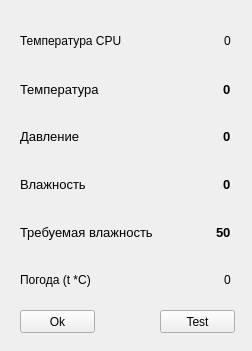
<?xml version="1.0" encoding="UTF-8"?>
<ui version="4.0">
 <class>Form</class>
 <widget class="QWidget" name="Form">
  <property name="geometry">
   <rect>
    <x>0</x>
    <y>0</y>
    <width>252</width>
    <height>351</height>
   </rect>
  </property>
  <property name="windowTitle">
   <string>Form</string>
  </property>
  <widget class="QWidget" name="verticalLayoutWidget">
   <property name="geometry">
    <rect>
     <x>20</x>
     <y>20</y>
     <width>211</width>
     <height>281</height>
    </rect>
   </property>
   <layout class="QVBoxLayout" name="verticalLayout">
    <item>
     <layout class="QHBoxLayout" name="horizontalLayout_5">
      <item>
       <widget class="QLabel" name="labelCpuTemp">
        <property name="text">
         <string>Температура CPU</string>
        </property>
       </widget>
      </item>
      <item>
       <spacer name="horizontalSpacer_5">
        <property name="orientation">
         <enum>Qt::Horizontal</enum>
        </property>
        <property name="sizeHint" stdset="0">
         <size>
          <width>40</width>
          <height>20</height>
         </size>
        </property>
       </spacer>
      </item>
      <item>
       <widget class="QLabel" name="labelCurCPU">
        <property name="text">
         <string>0</string>
        </property>
       </widget>
      </item>
     </layout>
    </item>
    <item>
     <layout class="QHBoxLayout" name="horizontalLayout_2">
      <item>
       <widget class="QLabel" name="label_5">
        <property name="font">
         <font>
          <pointsize>10</pointsize>
         </font>
        </property>
        <property name="text">
         <string>Температура</string>
        </property>
       </widget>
      </item>
      <item>
       <spacer name="horizontalSpacer">
        <property name="orientation">
         <enum>Qt::Horizontal</enum>
        </property>
        <property name="sizeHint" stdset="0">
         <size>
          <width>40</width>
          <height>20</height>
         </size>
        </property>
       </spacer>
      </item>
      <item>
       <widget class="QLabel" name="labelCurTemp">
        <property name="font">
         <font>
          <pointsize>10</pointsize>
          <weight>75</weight>
          <bold>true</bold>
         </font>
        </property>
        <property name="text">
         <string>0</string>
        </property>
       </widget>
      </item>
     </layout>
    </item>
    <item>
     <layout class="QHBoxLayout" name="horizontalLayout_3">
      <item>
       <widget class="QLabel" name="label_6">
        <property name="font">
         <font>
          <pointsize>10</pointsize>
         </font>
        </property>
        <property name="text">
         <string>Давление</string>
        </property>
       </widget>
      </item>
      <item>
       <spacer name="horizontalSpacer_2">
        <property name="orientation">
         <enum>Qt::Horizontal</enum>
        </property>
        <property name="sizeHint" stdset="0">
         <size>
          <width>40</width>
          <height>20</height>
         </size>
        </property>
       </spacer>
      </item>
      <item>
       <widget class="QLabel" name="labelCurPres">
        <property name="font">
         <font>
          <pointsize>10</pointsize>
          <weight>75</weight>
          <bold>true</bold>
         </font>
        </property>
        <property name="text">
         <string>0</string>
        </property>
       </widget>
      </item>
     </layout>
    </item>
    <item>
     <layout class="QHBoxLayout" name="horizontalLayout">
      <item>
       <widget class="QLabel" name="label_4">
        <property name="font">
         <font>
          <pointsize>10</pointsize>
         </font>
        </property>
        <property name="text">
         <string>Влажность</string>
        </property>
       </widget>
      </item>
      <item>
       <spacer name="horizontalSpacer_3">
        <property name="orientation">
         <enum>Qt::Horizontal</enum>
        </property>
        <property name="sizeHint" stdset="0">
         <size>
          <width>40</width>
          <height>20</height>
         </size>
        </property>
       </spacer>
      </item>
      <item>
       <widget class="QLabel" name="labelCurHum">
        <property name="font">
         <font>
          <pointsize>10</pointsize>
          <weight>75</weight>
          <bold>true</bold>
         </font>
        </property>
        <property name="text">
         <string>0</string>
        </property>
       </widget>
      </item>
     </layout>
    </item>
    <item>
     <layout class="QHBoxLayout" name="horizontalLayout_4">
      <item>
       <widget class="QLabel" name="label_8">
        <property name="font">
         <font>
          <pointsize>10</pointsize>
         </font>
        </property>
        <property name="text">
         <string>Требуемая влажность</string>
        </property>
       </widget>
      </item>
      <item>
       <spacer name="horizontalSpacer_4">
        <property name="orientation">
         <enum>Qt::Horizontal</enum>
        </property>
        <property name="sizeHint" stdset="0">
         <size>
          <width>40</width>
          <height>20</height>
         </size>
        </property>
       </spacer>
      </item>
      <item>
       <widget class="QLabel" name="labelNeedHum">
        <property name="font">
         <font>
          <pointsize>10</pointsize>
          <weight>75</weight>
          <bold>true</bold>
         </font>
        </property>
        <property name="text">
         <string>50</string>
        </property>
       </widget>
      </item>
     </layout>
    </item>
    <item>
     <layout class="QHBoxLayout" name="horizontalLayout_6">
      <item>
       <widget class="QLabel" name="cur_weath">
        <property name="text">
         <string>Погода (t *C)</string>
        </property>
       </widget>
      </item>
      <item>
       <spacer name="horizontalSpacer_6">
        <property name="orientation">
         <enum>Qt::Horizontal</enum>
        </property>
        <property name="sizeHint" stdset="0">
         <size>
          <width>40</width>
          <height>20</height>
         </size>
        </property>
       </spacer>
      </item>
      <item>
       <widget class="QLabel" name="labelCurWeatherTemp">
        <property name="text">
         <string>0</string>
        </property>
       </widget>
      </item>
     </layout>
    </item>
   </layout>
  </widget>
  <widget class="QPushButton" name="pushButton">
   <property name="geometry">
    <rect>
     <x>160</x>
     <y>310</y>
     <width>75</width>
     <height>23</height>
    </rect>
   </property>
   <property name="text">
    <string>Test</string>
   </property>
  </widget>
  <widget class="QPushButton" name="pushButton_2">
   <property name="geometry">
    <rect>
     <x>20</x>
     <y>310</y>
     <width>75</width>
     <height>23</height>
    </rect>
   </property>
   <property name="text">
    <string>Ok</string>
   </property>
  </widget>
  <widget class="QLabel" name="labelLed">
   <property name="geometry">
    <rect>
     <x>110</x>
     <y>310</y>
     <width>31</width>
     <height>31</height>
    </rect>
   </property>
   <property name="text">
    <string/>
   </property>
  </widget>
 </widget>
 <resources/>
 <connections/>
</ui>
